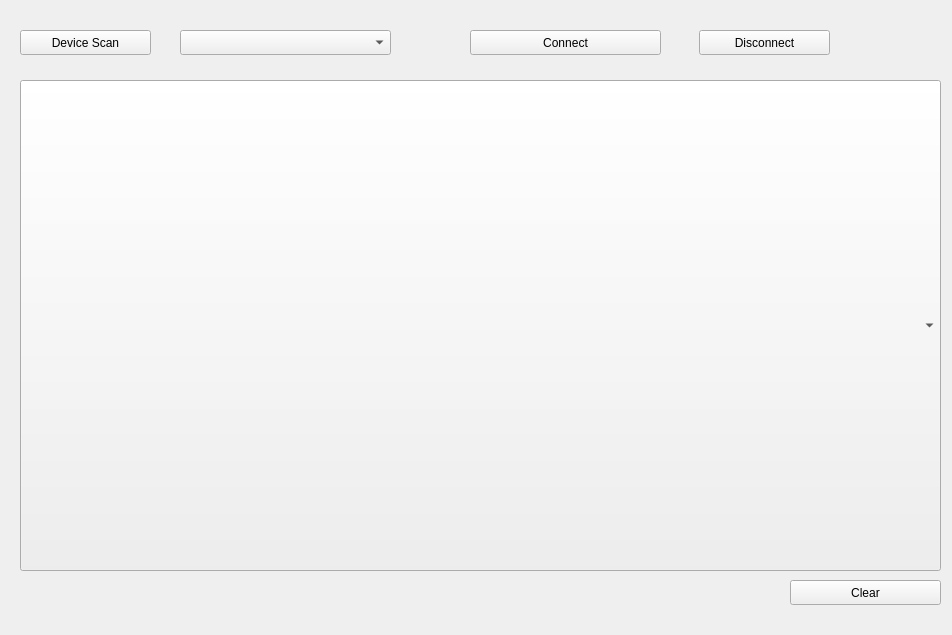
<?xml version="1.0" encoding="UTF-8"?>
<ui version="4.0">
 <class>bleconnect</class>
 <widget class="QWidget" name="bleconnect">
  <property name="geometry">
   <rect>
    <x>0</x>
    <y>0</y>
    <width>952</width>
    <height>635</height>
   </rect>
  </property>
  <property name="windowTitle">
   <string>Form</string>
  </property>
  <widget class="QPushButton" name="pushButton">
   <property name="geometry">
    <rect>
     <x>20</x>
     <y>30</y>
     <width>131</width>
     <height>25</height>
    </rect>
   </property>
   <property name="text">
    <string>Device Scan</string>
   </property>
  </widget>
  <widget class="QPushButton" name="pushButton_2">
   <property name="geometry">
    <rect>
     <x>470</x>
     <y>30</y>
     <width>191</width>
     <height>25</height>
    </rect>
   </property>
   <property name="text">
    <string>Connect</string>
   </property>
  </widget>
  <widget class="QPushButton" name="pushButton_3">
   <property name="geometry">
    <rect>
     <x>699</x>
     <y>30</y>
     <width>131</width>
     <height>25</height>
    </rect>
   </property>
   <property name="text">
    <string>Disconnect</string>
   </property>
  </widget>
  <widget class="QPushButton" name="pushButton_4">
   <property name="geometry">
    <rect>
     <x>790</x>
     <y>580</y>
     <width>151</width>
     <height>25</height>
    </rect>
   </property>
   <property name="text">
    <string>Clear</string>
   </property>
  </widget>
  <widget class="QComboBox" name="comboBox">
   <property name="geometry">
    <rect>
     <x>180</x>
     <y>30</y>
     <width>211</width>
     <height>25</height>
    </rect>
   </property>
   <item>
    <property name="text">
     <string/>
    </property>
   </item>
   <item>
    <property name="text">
     <string>Select Bluetooth Device</string>
    </property>
   </item>
  </widget>
  <widget class="QComboBox" name="comboBox_2">
   <property name="geometry">
    <rect>
     <x>20</x>
     <y>80</y>
     <width>921</width>
     <height>491</height>
    </rect>
   </property>
  </widget>
 </widget>
 <resources/>
 <connections/>
</ui>
